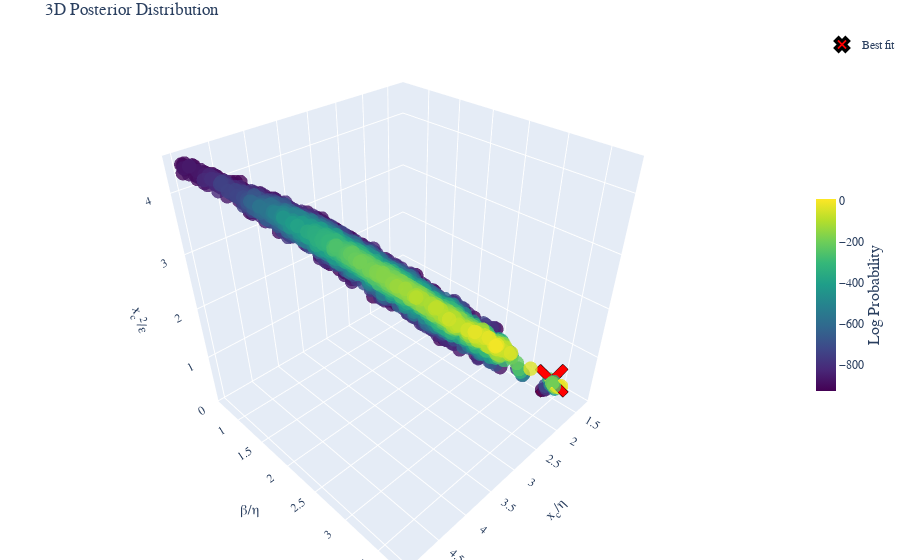

Notebook source saved alongside this figure:
### Code cell
post.bins =None
fig =post.plot_posterior3D_interactive([0,1,2],labels=["$x_c/\\eta$","$\\beta/\\eta$","$x_c^2/\\epsilon$","$x_c$","ExtH"], truths=np.log(best_theta_trans),truth_label="Best fit" )
# Save the figure using matplotlib's savefig instead of plotly's write_image
fig.show()
# Save the figure as HTML
html_file_name=file.replace('_post.csv','_3D')
html_path = os.path.join(Products_folder, 'html_3d_plots', f'{html_file_name}.html')
# Create directory if it doesn't exist
os.makedirs(os.path.dirname(html_path), exist_ok=True)
fig.write_html(html_path)

### Figure 1 — Plotly figure (JSON) as saved in the notebook; plotly's stock layout.template omitted (floating-point values rounded to 4 significant figures; data arrays with more than 128 entries replaced by an {"elided": "..."} marker saying what was removed)
{"data": [{"marker": {"color": {"elided": "2704 float values"}, "colorbar": {"len": 0.4, "thickness": 20, "title": {"font": {"size": 16}, "side": "right", "text": "Log Probability"}, "x": 1, "y": 0.5}, "colorscale": [[0, "#440154"], [0.1111, "#482878"], [0.2222, "#3e4989"], [0.3333, "#31688e"], [0.4444, "#26828e"], [0.5556, "#1f9e89"], [0.6667, "#35b779"], [0.7778, "#6ece58"], [0.8889, "#b5de2b"], [1, "#fde725"]], "opacity": 0.8, "size": 5}, "mode": "markers", "name": "Posterior", "scene": "scene", "showlegend": false, "type": "scatter3d", "x": {"elided": "2704 float values"}, "y": {"elided": "2704 float values"}, "z": {"elided": "2704 float values"}}, {"marker": {"color": "red", "line": {"color": "black", "width": 3}, "size": 12, "symbol": "x"}, "mode": "markers", "name": "Best fit", "scene": "scene", "showlegend": true, "type": "scatter3d", "x": [1.472], "y": [3.431], "z": [0.3225]}], "layout": {"font": {"family": "Computer Modern"}, "margin": {"b": 0, "l": 0, "r": 0, "t": 30}, "scene": {"aspectmode": "cube", "xaxis": {"exponentformat": "e", "showexponent": "all", "title": {"font": {"size": 14}, "text": "x<sub>c</sub>/η"}}, "yaxis": {"exponentformat": "e", "showexponent": "all", "title": {"font": {"size": 14}, "text": "β/η"}}, "zaxis": {"exponentformat": "e", "showexponent": "all", "title": {"font": {"size": 14}, "text": "x<sub>c</sub><sup>2</sup>/ε"}}}, "title": {"text": "3D Posterior Distribution"}}}
